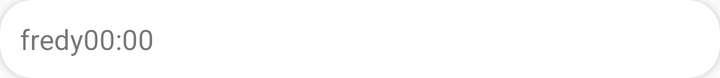
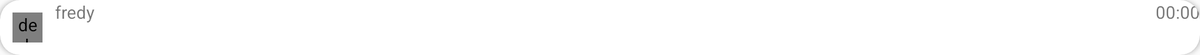

The same Android screen from two of the app's own layout files: first res/layout/ as a phone draws it, then the repository's variant for another configuration, drawn on a device whose configuration selects that folder. Both files follow.
<!-- AndroidManifest.xml: application theme appTheme -->
<!-- res/layout/card_view_mensajes.xml -->
<?xml version="1.0" encoding="utf-8"?>
<androidx.cardview.widget.CardView
    xmlns:android="http://schemas.android.com/apk/res/android"

    xmlns:cardview="http://schemas.android.com/apk/res-auto"

    android:layout_width="match_parent"
    android:layout_height="wrap_content"
    android:orientation="vertical"
    cardview:cardCornerRadius="16sp">

    <LinearLayout
        android:layout_width="match_parent"
        android:layout_height="wrap_content"/>

        <LinearLayout
            android:layout_width="wrap_content"
            android:layout_height="wrap_content"
            android:padding="10dp">




        <LinearLayout
            android:layout_width="match_parent"
            android:layout_height="wrap_content"
            android:orientation="vertical">

            <LinearLayout
                android:layout_width="match_parent"
                android:layout_height="wrap_content">

                <TextView
                    android:id="@+id/nombreMensaje"
                    android:layout_width="wrap_content"
                    android:layout_height="wrap_content"
                    android:layout_weight="1"
                    android:text="fredy" />

                <TextView
                    android:id="@+id/horaMensaje"
                    android:layout_width="wrap_content"
                    android:layout_height="wrap_content"
                    android:text="00:00" />
            </LinearLayout>


            <TextView
                android:visibility="gone"
                android:id="@+id/mensajeMensaje"
                android:layout_width="wrap_content"
                android:layout_height="wrap_content"
                android:text="Hola, Bienvenido" />

                <ImageView
                    android:id="@+id/mensajeFoto"
                    android:layout_width="wrap_content"
                    android:layout_height="wrap_content"
                    android:visibility="gone"/>
        </LinearLayout>


    </LinearLayout>
</androidx.cardview.widget.CardView>
<!-- resources referenced by this layout -->
<resources>
  <style name="appTheme" parent="Theme.AppCompat.DayNight.NoActionBar">
          
          <item name="colorPrimary">@color/ocre_claro</item>
          <item name="colorPrimaryVariant">@color/purpura_oscuro</item>
          <item name="colorOnPrimary">@color/purpura_oscuro</item>
          
          <item name="colorSecondary">@color/purpura_oscuro</item>
          <item name="colorSecondaryVariant">@color/purpura_claro</item>
          <item name="colorOnSecondary">@color/purpura_oscuro</item>
          
          <item name="android:statusBarColor">@color/purpura_claro</item>
          
          <item name="windowNoTitle">true</item>
          <item name="windowActionBar">false</item>
  
      </style>
</resources>
<!-- res/layout-w936dp/card_view_mensajes.xml (the repository's variant of the layout above) -->
<!-- drawn on a 7-inch tablet turned sideways -->
<?xml version="1.0" encoding="utf-8"?>
<androidx.cardview.widget.CardView
    xmlns:android="http://schemas.android.com/apk/res/android"
    xmlns:andoid="http://schemas.android.com/apk/res/android"
    xmlns:cardview="http://schemas.android.com/apk/res-auto"

    android:layout_width="match_parent"
    android:layout_height="wrap_content"
    android:orientation="vertical"
    cardview:cardCornerRadius="16sp">

    <LinearLayout
        android:layout_width="match_parent"
        android:layout_height="wrap_content">

        <LinearLayout
            android:layout_width="wrap_content"
            android:layout_height="wrap_content"
            android:padding="10dp">
        <de.hdodenhof.circleimageview.CircleImageView

            android:id="@+id/fotoPerfilMensaje"
            android:layout_width="24sp"
            android:layout_height="24sp"
            android:src="@drawable/ic_launcher_background" />
            </LinearLayout>



        <LinearLayout
            android:layout_width="match_parent"
            android:layout_height="wrap_content"
            android:orientation="vertical">

            <LinearLayout
                android:layout_width="match_parent"
                android:layout_height="wrap_content">

                <TextView
                    android:id="@+id/nombreMensaje"
                    android:layout_width="wrap_content"
                    android:layout_height="wrap_content"
                    android:layout_weight="1"
                    android:text="fredy" />

                <TextView
                    android:id="@+id/horaMensaje"
                    android:layout_width="wrap_content"
                    android:layout_height="wrap_content"
                    android:text="00:00" />
            </LinearLayout>


            <TextView
                android:visibility="gone"
                android:id="@+id/mensajeMensaje"
                android:layout_width="wrap_content"
                android:layout_height="wrap_content"
                android:text="Hola, Bienvenido" />

                <ImageView
                    android:id="@+id/mensajeFoto"
                    android:layout_width="wrap_content"
                    android:layout_height="wrap_content"
                    android:visibility="gone"/>
        </LinearLayout>


    </LinearLayout>
</androidx.cardview.widget.CardView>
